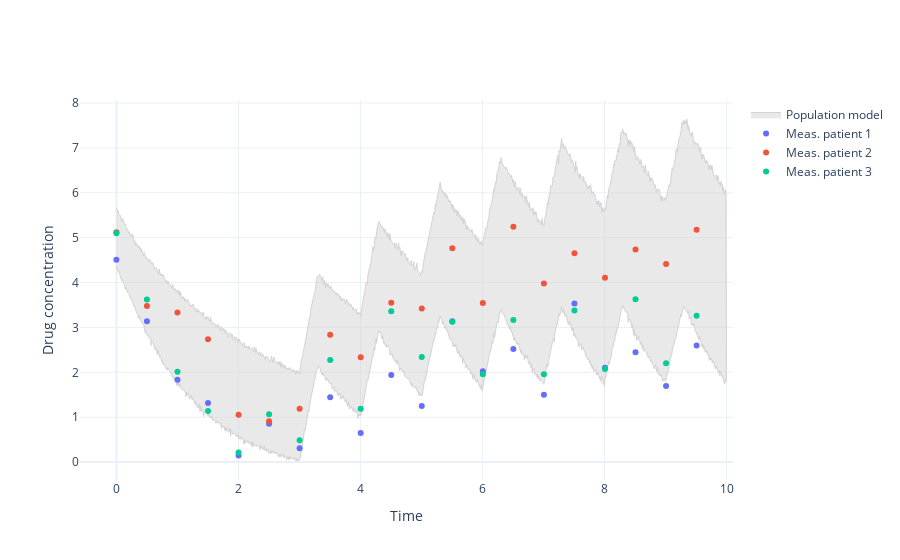

Write notebook code for a chart like this one.
### Code cell
# Simulate population distribution of measurements
pop_measurements = np.empty(shape=(n_ids, n_times))
for idd, patient_parameters in enumerate(individual_parameters):
    result = mechanistic_model.simulate(patient_parameters[:-1], times)[0]
    pop_measurements[idd] = error_model.sample(
        patient_parameters[-1:], result)[:, 0]

# Visualise population model (measurement space)
fig = go.Figure()

# Plot 5th to 95th percentile of population distribution
fifth = np.percentile(pop_measurements, q=5, axis=0)
ninety_fifth = np.percentile(pop_measurements, q=95, axis=0)
fig.add_trace(go.Scatter(
    x=np.hstack([times, times[::-1]]),
    y=np.hstack([fifth, ninety_fifth[::-1]]),
    line=dict(width=1, color='lightgrey'),
    fill='toself',
    name='Population model',
    text=r"90% bulk probability",
    hoverinfo='text',
    showlegend=True
))

# Plot patient measurements
fig.add_trace(go.Scatter(
    x=measurement_times,
    y=measurements_1,
    mode='markers',
    marker_color=colors[0],
    name='Meas. patient 1'
))
fig.add_trace(go.Scatter(
    x=measurement_times,
    y=measurements_2,
    mode='markers',
    marker_color=colors[1],
    name='Meas. patient 2'
))
fig.add_trace(go.Scatter(
    x=measurement_times,
    y=measurements_3,
    mode='markers',
    marker_color=colors[2],
    name='Meas. patient 3'
))
fig.update_layout(
    xaxis_title='Time',
    yaxis_title='Drug concentration',
    template='plotly_white'
)
fig.show()

### Figure 1 — Plotly figure (JSON) as saved in the notebook; plotly's stock layout.template omitted (floating-point values rounded to 4 significant figures; data arrays with more than 128 entries replaced by an {"elided": "..."} marker saying what was removed)
{"data": [{"fill": "toself", "hoverinfo": "text", "line": {"color": "lightgrey", "width": 1}, "name": "Population model", "showlegend": true, "text": "90% bulk probability", "type": "scatter", "x": {"elided": "2000 float values"}, "y": {"elided": "2000 float values"}}, {"marker": {"color": "#636EFA"}, "mode": "markers", "name": "Meas. patient 1", "type": "scatter", "x": [0, 0.5005, 1.001, 1.502, 2.002, 2.503, 3.003, 3.504, 4.004, 4.505, 5.005, 5.506, 6.006, 6.507, 7.007, 7.508, 8.008, 8.509, 9.009, 9.51], "y": [4.507, 3.137, 1.834, 1.315, 0.1446, 0.8523, 0.3105, 1.444, 0.6493, 1.941, 1.248, 3.138, 2.022, 2.519, 1.498, 3.533, 2.101, 2.447, 1.693, 2.597]}, {"marker": {"color": "#EF553B"}, "mode": "markers", "name": "Meas. patient 2", "type": "scatter", "x": [0, 0.5005, 1.001, 1.502, 2.002, 2.503, 3.003, 3.504, 4.004, 4.505, 5.005, 5.506, 6.006, 6.507, 7.007, 7.508, 8.008, 8.509, 9.009, 9.51], "y": [5.122, 3.477, 3.33, 2.736, 1.057, 0.9096, 1.19, 2.838, 2.334, 3.552, 3.424, 4.766, 3.544, 5.245, 3.977, 4.655, 4.105, 4.738, 4.413, 5.175]}, {"marker": {"color": "#00CC96"}, "mode": "markers", "name": "Meas. patient 3", "type": "scatter", "x": [0, 0.5005, 1.001, 1.502, 2.002, 2.503, 3.003, 3.504, 4.004, 4.505, 5.005, 5.506, 6.006, 6.507, 7.007, 7.508, 8.008, 8.509, 9.009, 9.51], "y": [5.098, 3.621, 2.01, 1.14, 0.2111, 1.064, 0.4839, 2.275, 1.188, 3.362, 2.342, 3.126, 1.954, 3.167, 1.955, 3.379, 2.076, 3.627, 2.204, 3.261]}], "layout": {"xaxis": {"title": {"text": "Time"}}, "yaxis": {"title": {"text": "Drug concentration"}}}}
